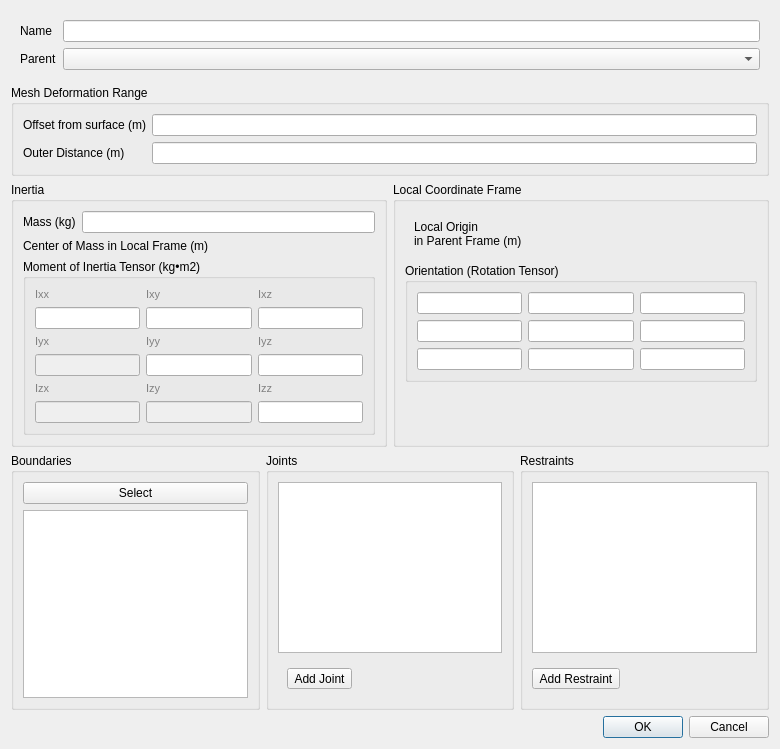
<?xml version="1.0" encoding="UTF-8"?>
<ui version="4.0">
 <class>BodyDialog</class>
 <widget class="QDialog" name="BodyDialog">
  <property name="geometry">
   <rect>
    <x>0</x>
    <y>0</y>
    <width>780</width>
    <height>749</height>
   </rect>
  </property>
  <property name="minimumSize">
   <size>
    <width>700</width>
    <height>0</height>
   </size>
  </property>
  <property name="windowTitle">
   <string>Rigid Body</string>
  </property>
  <layout class="QVBoxLayout" name="verticalLayout">
   <item>
    <widget class="QWidget" name="topFormWidget" native="true">
     <layout class="QGridLayout" name="gridLayout">
      <item row="0" column="0">
       <widget class="QLabel" name="nameLabel">
        <property name="text">
         <string>Name</string>
        </property>
       </widget>
      </item>
      <item row="0" column="1">
       <widget class="QLineEdit" name="name"/>
      </item>
      <item row="1" column="0">
       <widget class="QLabel" name="parentLabel">
        <property name="text">
         <string>Parent</string>
        </property>
       </widget>
      </item>
      <item row="1" column="1">
       <widget class="PythonComboBox" name="parentCombo"/>
      </item>
     </layout>
    </widget>
   </item>
   <item>
    <widget class="QGroupBox" name="deformationGroup">
     <property name="title">
      <string>Mesh Deformation Range</string>
     </property>
     <layout class="QFormLayout" name="deformationFormLayout">
      <item row="0" column="0">
       <widget class="QLabel" name="offsetLabel">
        <property name="text">
         <string>Offset from surface (m)</string>
        </property>
       </widget>
      </item>
      <item row="0" column="1">
       <widget class="PFloatLineEdit" name="deformationOffset"/>
      </item>
      <item row="1" column="0">
       <widget class="QLabel" name="distanceLabel">
        <property name="text">
         <string>Outer Distance (m)</string>
        </property>
       </widget>
      </item>
      <item row="1" column="1">
       <widget class="PFloatLineEdit" name="deformationDistance"/>
      </item>
     </layout>
    </widget>
   </item>
   <item>
    <widget class="QWidget" name="widget_2" native="true">
     <layout class="QHBoxLayout" name="horizontalLayout_3">
      <property name="leftMargin">
       <number>0</number>
      </property>
      <property name="topMargin">
       <number>0</number>
      </property>
      <property name="rightMargin">
       <number>0</number>
      </property>
      <property name="bottomMargin">
       <number>0</number>
      </property>
      <item>
       <widget class="QGroupBox" name="groupBox">
        <property name="title">
         <string>Inertia</string>
        </property>
        <layout class="QVBoxLayout" name="verticalLayout_2">
         <item>
          <widget class="QWidget" name="widget_3" native="true">
           <layout class="QHBoxLayout" name="horizontalLayout_4">
            <property name="leftMargin">
             <number>0</number>
            </property>
            <property name="topMargin">
             <number>0</number>
            </property>
            <property name="rightMargin">
             <number>0</number>
            </property>
            <property name="bottomMargin">
             <number>0</number>
            </property>
            <item>
             <widget class="QLabel" name="massLabel">
              <property name="text">
               <string>Mass (kg)</string>
              </property>
             </widget>
            </item>
            <item>
             <widget class="PFloatLineEdit" name="mass"/>
            </item>
           </layout>
          </widget>
         </item>
         <item>
          <widget class="QWidget" name="widget_5" native="true">
           <layout class="QHBoxLayout" name="horizontalLayout_6">
            <property name="leftMargin">
             <number>0</number>
            </property>
            <property name="topMargin">
             <number>0</number>
            </property>
            <property name="rightMargin">
             <number>0</number>
            </property>
            <property name="bottomMargin">
             <number>0</number>
            </property>
            <item>
             <widget class="QLabel" name="comLabel">
              <property name="text">
               <string>Center of Mass in Local Frame (m)</string>
              </property>
             </widget>
            </item>
            <item>
             <widget class="VectorWidget" name="com" native="true"/>
            </item>
           </layout>
          </widget>
         </item>
         <item>
          <widget class="QGroupBox" name="moiGroup">
           <property name="title">
            <string>Moment of Inertia Tensor (kg•m2)</string>
           </property>
           <layout class="QGridLayout" name="moiGrid">
            <item row="0" column="0">
             <widget class="QLabel" name="moiLabelIxx">
              <property name="styleSheet">
               <string notr="true">color:grey; font-size:8pt</string>
              </property>
              <property name="text">
               <string>Ixx</string>
              </property>
             </widget>
            </item>
            <item row="5" column="1">
             <widget class="PFloatLineEdit" name="moi21">
              <property name="enabled">
               <bool>false</bool>
              </property>
             </widget>
            </item>
            <item row="4" column="1">
             <widget class="QLabel" name="moiLabelIzy">
              <property name="styleSheet">
               <string notr="true">color:grey; font-size:8pt</string>
              </property>
              <property name="text">
               <string>Izy</string>
              </property>
             </widget>
            </item>
            <item row="2" column="1">
             <widget class="QLabel" name="moiLabelIyy">
              <property name="styleSheet">
               <string notr="true">color:grey; font-size:8pt</string>
              </property>
              <property name="text">
               <string>Iyy</string>
              </property>
             </widget>
            </item>
            <item row="1" column="2">
             <widget class="PFloatLineEdit" name="moi02"/>
            </item>
            <item row="4" column="2">
             <widget class="QLabel" name="moiLabelIzz">
              <property name="styleSheet">
               <string notr="true">color:grey; font-size:8pt</string>
              </property>
              <property name="text">
               <string>Izz</string>
              </property>
             </widget>
            </item>
            <item row="3" column="0">
             <widget class="PFloatLineEdit" name="moi10">
              <property name="enabled">
               <bool>false</bool>
              </property>
             </widget>
            </item>
            <item row="0" column="1">
             <widget class="QLabel" name="moiLabelIxy">
              <property name="styleSheet">
               <string notr="true">color:grey; font-size:8pt</string>
              </property>
              <property name="text">
               <string>Ixy</string>
              </property>
             </widget>
            </item>
            <item row="4" column="0">
             <widget class="QLabel" name="moiLabelIzx">
              <property name="styleSheet">
               <string notr="true">color:grey; font-size:8pt</string>
              </property>
              <property name="text">
               <string>Izx</string>
              </property>
             </widget>
            </item>
            <item row="5" column="2">
             <widget class="PFloatLineEdit" name="moi22"/>
            </item>
            <item row="1" column="1">
             <widget class="PFloatLineEdit" name="moi01"/>
            </item>
            <item row="2" column="0">
             <widget class="QLabel" name="moiLabelIyx">
              <property name="styleSheet">
               <string notr="true">color:grey; font-size:8pt</string>
              </property>
              <property name="text">
               <string>Iyx</string>
              </property>
             </widget>
            </item>
            <item row="3" column="1">
             <widget class="PFloatLineEdit" name="moi11"/>
            </item>
            <item row="2" column="2">
             <widget class="QLabel" name="moiLabelIyz">
              <property name="styleSheet">
               <string notr="true">color:grey; font-size:8pt</string>
              </property>
              <property name="text">
               <string>Iyz</string>
              </property>
             </widget>
            </item>
            <item row="1" column="0">
             <widget class="PFloatLineEdit" name="moi00"/>
            </item>
            <item row="5" column="0">
             <widget class="PFloatLineEdit" name="moi20">
              <property name="enabled">
               <bool>false</bool>
              </property>
             </widget>
            </item>
            <item row="0" column="2">
             <widget class="QLabel" name="moiLabelIxz">
              <property name="styleSheet">
               <string notr="true">color:grey; font-size:8pt</string>
              </property>
              <property name="text">
               <string>Ixz</string>
              </property>
             </widget>
            </item>
            <item row="3" column="2">
             <widget class="PFloatLineEdit" name="moi12"/>
            </item>
           </layout>
          </widget>
         </item>
        </layout>
       </widget>
      </item>
      <item>
       <widget class="QGroupBox" name="groupBox_2">
        <property name="title">
         <string>Local Coordinate Frame</string>
        </property>
        <layout class="QVBoxLayout" name="verticalLayout_3">
         <item>
          <widget class="QWidget" name="widget_4" native="true">
           <layout class="QHBoxLayout" name="horizontalLayout_5">
            <item>
             <widget class="QLabel" name="corLabel">
              <property name="text">
               <string>Local Origin
in Parent Frame (m)</string>
              </property>
             </widget>
            </item>
            <item>
             <widget class="VectorWidget" name="localOrigin" native="true"/>
            </item>
           </layout>
          </widget>
         </item>
         <item>
          <widget class="QGroupBox" name="orientationGroup">
           <property name="title">
            <string>Orientation (Rotation Tensor)</string>
           </property>
           <layout class="QGridLayout" name="orientationGrid">
            <item row="0" column="0">
             <widget class="PFloatLineEdit" name="ori00"/>
            </item>
            <item row="0" column="1">
             <widget class="PFloatLineEdit" name="ori01"/>
            </item>
            <item row="0" column="2">
             <widget class="PFloatLineEdit" name="ori02"/>
            </item>
            <item row="1" column="0">
             <widget class="PFloatLineEdit" name="ori10"/>
            </item>
            <item row="1" column="1">
             <widget class="PFloatLineEdit" name="ori11"/>
            </item>
            <item row="1" column="2">
             <widget class="PFloatLineEdit" name="ori12"/>
            </item>
            <item row="2" column="0">
             <widget class="PFloatLineEdit" name="ori20"/>
            </item>
            <item row="2" column="1">
             <widget class="PFloatLineEdit" name="ori21"/>
            </item>
            <item row="2" column="2">
             <widget class="PFloatLineEdit" name="ori22"/>
            </item>
           </layout>
          </widget>
         </item>
         <item>
          <spacer name="verticalSpacer">
           <property name="orientation">
            <enum>Qt::Orientation::Vertical</enum>
           </property>
           <property name="sizeHint" stdset="0">
            <size>
             <width>20</width>
             <height>40</height>
            </size>
           </property>
          </spacer>
         </item>
        </layout>
       </widget>
      </item>
     </layout>
    </widget>
   </item>
   <item>
    <widget class="QWidget" name="bottomWidget" native="true">
     <layout class="QHBoxLayout" name="horizontalLayout_2">
      <property name="leftMargin">
       <number>0</number>
      </property>
      <property name="topMargin">
       <number>0</number>
      </property>
      <property name="rightMargin">
       <number>0</number>
      </property>
      <property name="bottomMargin">
       <number>0</number>
      </property>
      <item>
       <widget class="QGroupBox" name="boundariesGroup">
        <property name="title">
         <string>Boundaries</string>
        </property>
        <layout class="QVBoxLayout" name="boundariesLayout">
         <item>
          <widget class="QPushButton" name="selectBoundariesButton">
           <property name="text">
            <string>Select</string>
           </property>
          </widget>
         </item>
         <item>
          <widget class="QListWidget" name="boundariesList"/>
         </item>
        </layout>
       </widget>
      </item>
      <item>
       <widget class="QGroupBox" name="jointGroup">
        <property name="title">
         <string>Joints</string>
        </property>
        <layout class="QVBoxLayout" name="jointLayout">
         <item>
          <widget class="QListWidget" name="jointList">
           <property name="contextMenuPolicy">
            <enum>Qt::ContextMenuPolicy::CustomContextMenu</enum>
           </property>
          </widget>
         </item>
         <item>
          <widget class="QWidget" name="addJointWidget" native="true">
           <layout class="QHBoxLayout" name="addJointLayout">
            <item>
             <widget class="QToolButton" name="addJointButton">
              <property name="text">
               <string>Add Joint</string>
              </property>
              <property name="popupMode">
               <enum>QToolButton::ToolButtonPopupMode::InstantPopup</enum>
              </property>
             </widget>
            </item>
            <item>
             <spacer name="addJointSpacer">
              <property name="orientation">
               <enum>Qt::Orientation::Horizontal</enum>
              </property>
              <property name="sizeHint" stdset="0">
               <size>
                <width>40</width>
                <height>20</height>
               </size>
              </property>
             </spacer>
            </item>
           </layout>
          </widget>
         </item>
        </layout>
       </widget>
      </item>
      <item>
       <widget class="QGroupBox" name="restraintsGroup">
        <property name="title">
         <string>Restraints</string>
        </property>
        <layout class="QVBoxLayout" name="restraintsGroupLayout">
         <item>
          <widget class="ContentSizedListWidget" name="rbdRestraintList">
           <property name="contextMenuPolicy">
            <enum>Qt::ContextMenuPolicy::CustomContextMenu</enum>
           </property>
          </widget>
         </item>
         <item>
          <widget class="QWidget" name="addRestraintWidget" native="true">
           <layout class="QHBoxLayout" name="addRestraintLayout">
            <property name="leftMargin">
             <number>0</number>
            </property>
            <property name="rightMargin">
             <number>0</number>
            </property>
            <item>
             <widget class="QToolButton" name="addRestraintButton">
              <property name="text">
               <string>Add Restraint</string>
              </property>
              <property name="popupMode">
               <enum>QToolButton::ToolButtonPopupMode::InstantPopup</enum>
              </property>
             </widget>
            </item>
            <item>
             <spacer name="addRestraintSpacer">
              <property name="orientation">
               <enum>Qt::Orientation::Horizontal</enum>
              </property>
              <property name="sizeHint" stdset="0">
               <size>
                <width>40</width>
                <height>20</height>
               </size>
              </property>
             </spacer>
            </item>
           </layout>
          </widget>
         </item>
        </layout>
       </widget>
      </item>
     </layout>
    </widget>
   </item>
   <item>
    <widget class="QDialogButtonBox" name="buttonBox">
     <property name="standardButtons">
      <set>QDialogButtonBox::StandardButton::Cancel|QDialogButtonBox::StandardButton::Ok</set>
     </property>
    </widget>
   </item>
  </layout>
 </widget>
 <customwidgets>
  <customwidget>
   <class>PythonComboBox</class>
   <extends>QComboBox</extends>
   <header location="global">widgets.python_combo_box</header>
  </customwidget>
  <customwidget>
   <class>VectorWidget</class>
   <extends>QWidget</extends>
   <header>baramFlow.view.widgets.vector_widget</header>
  </customwidget>
  <customwidget>
   <class>PFloatLineEdit</class>
   <extends>QLineEdit</extends>
   <header location="global">widgets.pfloat_line_edit</header>
  </customwidget>
  <customwidget>
   <class>ContentSizedListWidget</class>
   <extends>QListWidget</extends>
   <header location="global">widgets.content_sized_list_widget</header>
  </customwidget>
 </customwidgets>
 <resources/>
 <connections/>
</ui>
